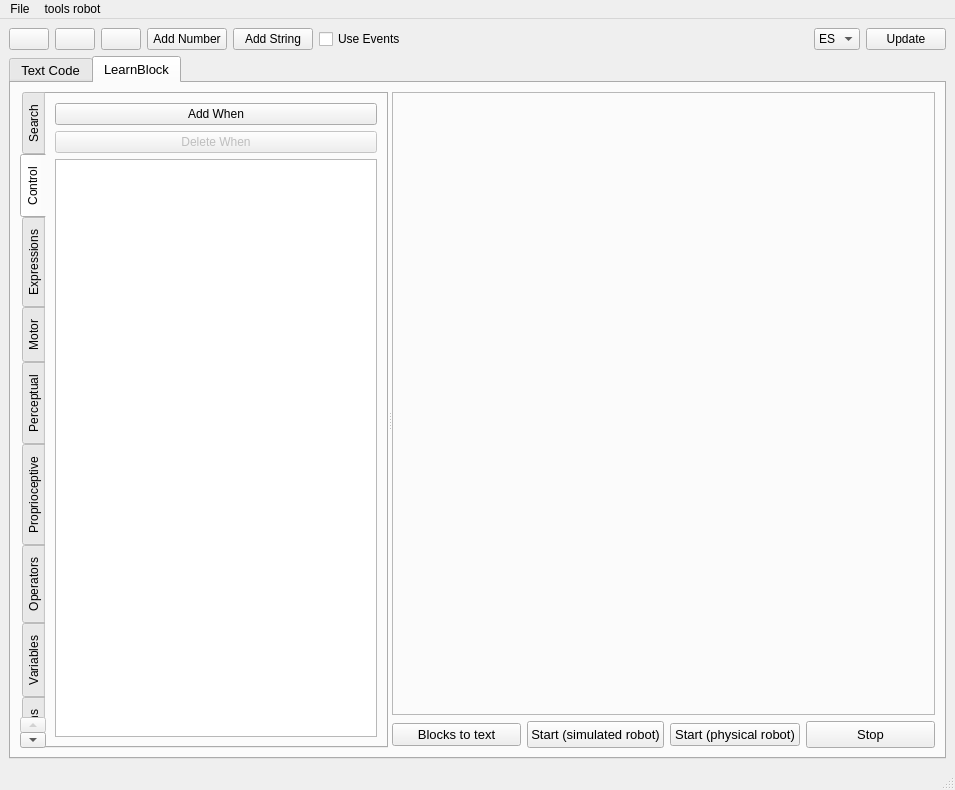
<?xml version="1.0" encoding="UTF-8"?>
<ui version="4.0">
 <class>MainWindow</class>
 <widget class="QMainWindow" name="MainWindow">
  <property name="enabled">
   <bool>true</bool>
  </property>
  <property name="geometry">
   <rect>
    <x>0</x>
    <y>0</y>
    <width>955</width>
    <height>790</height>
   </rect>
  </property>
  <property name="cursor">
   <cursorShape>ArrowCursor</cursorShape>
  </property>
  <property name="windowTitle">
   <string>MainWindow</string>
  </property>
  <widget class="QWidget" name="centralwidget">
   <layout class="QVBoxLayout" name="verticalLayout_4">
    <item>
     <layout class="QHBoxLayout" name="horizontalLayout_2">
      <item>
       <widget class="QPushButton" name="openpushButton">
        <property name="toolTip">
         <string>Open</string>
        </property>
        <property name="text">
         <string/>
        </property>
       </widget>
      </item>
      <item>
       <widget class="QPushButton" name="savepushButton">
        <property name="toolTip">
         <string>Save</string>
        </property>
        <property name="text">
         <string/>
        </property>
       </widget>
      </item>
      <item>
       <widget class="QPushButton" name="zoompushButton">
        <property name="toolTip">
         <string>Zoom</string>
        </property>
        <property name="text">
         <string/>
        </property>
        <property name="checkable">
         <bool>true</bool>
        </property>
       </widget>
      </item>
      <item>
       <widget class="QPushButton" name="addNumberpushButton">
        <property name="toolTip">
         <string>Add Number</string>
        </property>
        <property name="text">
         <string>Add Number</string>
        </property>
       </widget>
      </item>
      <item>
       <widget class="QPushButton" name="addStringpushButton">
        <property name="toolTip">
         <string>Add String</string>
        </property>
        <property name="text">
         <string>Add String</string>
        </property>
       </widget>
      </item>
      <item>
       <widget class="QCheckBox" name="useEventscheckBox">
        <property name="text">
         <string>Use Events</string>
        </property>
       </widget>
      </item>
      <item>
       <spacer name="horizontalSpacer">
        <property name="orientation">
         <enum>Qt::Horizontal</enum>
        </property>
        <property name="sizeHint" stdset="0">
         <size>
          <width>40</width>
          <height>20</height>
         </size>
        </property>
       </spacer>
      </item>
      <item>
       <widget class="QComboBox" name="language">
        <property name="maximumSize">
         <size>
          <width>85</width>
          <height>27</height>
         </size>
        </property>
        <item>
         <property name="text">
          <string>ES</string>
         </property>
        </item>
        <item>
         <property name="text">
          <string>EN</string>
         </property>
        </item>
       </widget>
      </item>
      <item>
       <widget class="QPushButton" name="updatepushButton">
        <property name="text">
         <string>Update</string>
        </property>
       </widget>
      </item>
     </layout>
    </item>
    <item>
     <widget class="QTabWidget" name="Tabwi">
      <property name="enabled">
       <bool>true</bool>
      </property>
      <property name="font">
       <font>
        <pointsize>10</pointsize>
       </font>
      </property>
      <property name="whatsThis">
       <string>&lt;html&gt;&lt;head/&gt;&lt;body&gt;&lt;p&gt;H&lt;/p&gt;&lt;p&gt;&lt;br/&gt;&lt;/p&gt;&lt;/body&gt;&lt;/html&gt;</string>
      </property>
      <property name="tabPosition">
       <enum>QTabWidget::North</enum>
      </property>
      <property name="tabShape">
       <enum>QTabWidget::Rounded</enum>
      </property>
      <property name="currentIndex">
       <number>1</number>
      </property>
      <widget class="QWidget" name="program_text">
       <property name="enabled">
        <bool>true</bool>
       </property>
       <attribute name="title">
        <string>Text Code</string>
       </attribute>
       <layout class="QHBoxLayout" name="horizontalLayout">
        <item>
         <layout class="QVBoxLayout" name="verticalLayout_6">
          <item>
           <widget class="QLabel" name="label_3">
            <property name="text">
             <string>Program</string>
            </property>
           </widget>
          </item>
          <item>
           <widget class="QPlainTextEdit" name="textCode"/>
          </item>
         </layout>
        </item>
        <item>
         <layout class="QVBoxLayout" name="verticalLayout_5">
          <item>
           <widget class="QFrame" name="cameraFrame">
            <property name="minimumSize">
             <size>
              <width>320</width>
              <height>240</height>
             </size>
            </property>
            <property name="maximumSize">
             <size>
              <width>320</width>
              <height>240</height>
             </size>
            </property>
            <property name="frameShape">
             <enum>QFrame::StyledPanel</enum>
            </property>
            <property name="frameShadow">
             <enum>QFrame::Raised</enum>
            </property>
            <layout class="QHBoxLayout" name="horizontalLayout_3">
             <item>
              <widget class="QGraphicsView" name="cameragraphicsView">
               <property name="verticalScrollBarPolicy">
                <enum>Qt::ScrollBarAlwaysOff</enum>
               </property>
               <property name="horizontalScrollBarPolicy">
                <enum>Qt::ScrollBarAlwaysOff</enum>
               </property>
              </widget>
             </item>
            </layout>
           </widget>
          </item>
          <item>
           <widget class="QPushButton" name="connectCameraRobotpushButton">
            <property name="text">
             <string>Connect Camera Robot</string>
            </property>
           </widget>
          </item>
          <item>
           <spacer name="verticalSpacer">
            <property name="orientation">
             <enum>Qt::Vertical</enum>
            </property>
            <property name="sizeHint" stdset="0">
             <size>
              <width>20</width>
              <height>40</height>
             </size>
            </property>
           </spacer>
          </item>
          <item>
           <layout class="QVBoxLayout" name="verticalLayout_17">
            <item>
             <widget class="QPushButton" name="stoptextPushButton">
              <property name="enabled">
               <bool>true</bool>
              </property>
              <property name="text">
               <string>Stop</string>
              </property>
             </widget>
            </item>
            <item>
             <widget class="QPushButton" name="startPRTextPushButton">
              <property name="text">
               <string>Start (physical robot)</string>
              </property>
             </widget>
            </item>
            <item>
             <widget class="QPushButton" name="startSRTextPushButton">
              <property name="enabled">
               <bool>true</bool>
              </property>
              <property name="text">
               <string>Start (simulated robot)</string>
              </property>
             </widget>
            </item>
           </layout>
          </item>
         </layout>
        </item>
       </layout>
      </widget>
      <widget class="QWidget" name="program_visual">
       <attribute name="title">
        <string>LearnBlock</string>
       </attribute>
       <layout class="QGridLayout" name="gridLayout">
        <item row="0" column="0">
         <widget class="QSplitter" name="splitter">
          <property name="maximumSize">
           <size>
            <width>16777215</width>
            <height>16777215</height>
           </size>
          </property>
          <property name="orientation">
           <enum>Qt::Horizontal</enum>
          </property>
          <widget class="QTabWidget" name="functions">
           <property name="enabled">
            <bool>true</bool>
           </property>
           <property name="maximumSize">
            <size>
             <width>500</width>
             <height>16777215</height>
            </size>
           </property>
           <property name="font">
            <font>
             <pointsize>9</pointsize>
             <weight>50</weight>
             <italic>false</italic>
             <bold>false</bold>
             <strikeout>false</strikeout>
             <kerning>true</kerning>
            </font>
           </property>
           <property name="tabPosition">
            <enum>QTabWidget::West</enum>
           </property>
           <property name="currentIndex">
            <number>1</number>
           </property>
           <widget class="QWidget" name="search">
            <attribute name="title">
             <string>Search</string>
            </attribute>
            <layout class="QVBoxLayout" name="verticalLayout_16">
             <item>
              <widget class="QLineEdit" name="SearchlineEdit"/>
             </item>
             <item>
              <widget class="QTableWidget" name="tableSearch">
               <property name="showGrid">
                <bool>false</bool>
               </property>
               <property name="gridStyle">
                <enum>Qt::NoPen</enum>
               </property>
               <attribute name="horizontalHeaderVisible">
                <bool>false</bool>
               </attribute>
               <attribute name="verticalHeaderVisible">
                <bool>false</bool>
               </attribute>
              </widget>
             </item>
            </layout>
           </widget>
           <widget class="QWidget" name="control">
            <attribute name="title">
             <string>Control</string>
            </attribute>
            <layout class="QVBoxLayout" name="verticalLayout_12">
             <item>
              <widget class="QPushButton" name="addWhenpushButton">
               <property name="text">
                <string>Add When</string>
               </property>
              </widget>
             </item>
             <item>
              <widget class="QPushButton" name="deleteWhenpushButton">
               <property name="enabled">
                <bool>false</bool>
               </property>
               <property name="text">
                <string>Delete When</string>
               </property>
              </widget>
             </item>
             <item>
              <widget class="QTableWidget" name="tableControl">
               <property name="showGrid">
                <bool>false</bool>
               </property>
               <property name="gridStyle">
                <enum>Qt::NoPen</enum>
               </property>
              </widget>
             </item>
            </layout>
           </widget>
           <widget class="QWidget" name="express">
            <attribute name="title">
             <string>Expressions</string>
            </attribute>
            <layout class="QVBoxLayout" name="verticalLayout_14">
             <item>
              <widget class="QTableWidget" name="tableExpress">
               <property name="showGrid">
                <bool>false</bool>
               </property>
               <property name="gridStyle">
                <enum>Qt::NoPen</enum>
               </property>
              </widget>
             </item>
            </layout>
           </widget>
           <widget class="QWidget" name="move">
            <attribute name="title">
             <string>Motor</string>
            </attribute>
            <layout class="QVBoxLayout" name="verticalLayout_11">
             <item>
              <widget class="QTableWidget" name="tableMotor">
               <property name="showGrid">
                <bool>false</bool>
               </property>
               <property name="gridStyle">
                <enum>Qt::NoPen</enum>
               </property>
              </widget>
             </item>
            </layout>
           </widget>
           <widget class="QWidget" name="sensors">
            <attribute name="title">
             <string>Perceptual</string>
            </attribute>
            <layout class="QVBoxLayout" name="verticalLayout_10">
             <item>
              <widget class="QTableWidget" name="tablePerceptual">
               <property name="showGrid">
                <bool>false</bool>
               </property>
               <property name="gridStyle">
                <enum>Qt::NoPen</enum>
               </property>
              </widget>
             </item>
            </layout>
           </widget>
           <widget class="QWidget" name="propioperceptive">
            <attribute name="title">
             <string>Proprioceptive</string>
            </attribute>
            <layout class="QVBoxLayout" name="verticalLayout_9">
             <item>
              <widget class="QTableWidget" name="tablePropioperceptive">
               <property name="showGrid">
                <bool>false</bool>
               </property>
               <property name="gridStyle">
                <enum>Qt::NoPen</enum>
               </property>
              </widget>
             </item>
            </layout>
           </widget>
           <widget class="QWidget" name="operators">
            <attribute name="title">
             <string>Operators</string>
            </attribute>
            <layout class="QVBoxLayout" name="verticalLayout_7">
             <item>
              <widget class="QTableWidget" name="tableOperadores">
               <property name="showGrid">
                <bool>false</bool>
               </property>
               <property name="gridStyle">
                <enum>Qt::NoPen</enum>
               </property>
              </widget>
             </item>
            </layout>
           </widget>
           <widget class="QWidget" name="variables">
            <property name="enabled">
             <bool>true</bool>
            </property>
            <attribute name="title">
             <string>Variables</string>
            </attribute>
            <layout class="QVBoxLayout" name="verticalLayout">
             <item>
              <layout class="QVBoxLayout" name="verticalLayout_2">
               <item>
                <widget class="QPushButton" name="addVarPushButton">
                 <property name="enabled">
                  <bool>true</bool>
                 </property>
                 <property name="text">
                  <string>Add Variable</string>
                 </property>
                </widget>
               </item>
               <item>
                <widget class="QPushButton" name="deleteVarPushButton">
                 <property name="enabled">
                  <bool>false</bool>
                 </property>
                 <property name="text">
                  <string>Delete Variable</string>
                 </property>
                </widget>
               </item>
               <item>
                <widget class="QPushButton" name="pushButton_6">
                 <property name="enabled">
                  <bool>false</bool>
                 </property>
                 <property name="text">
                  <string>Add List</string>
                 </property>
                </widget>
               </item>
              </layout>
             </item>
             <item>
              <widget class="QTableWidget" name="tableVariables">
               <property name="showGrid">
                <bool>false</bool>
               </property>
               <property name="gridStyle">
                <enum>Qt::NoPen</enum>
               </property>
              </widget>
             </item>
            </layout>
           </widget>
           <widget class="QWidget" name="user_funtions">
            <attribute name="title">
             <string>User functions</string>
            </attribute>
            <layout class="QVBoxLayout" name="verticalLayout_13">
             <item>
              <layout class="QVBoxLayout" name="verticalLayout_8">
               <item>
                <widget class="QPushButton" name="createFunctionsPushButton">
                 <property name="enabled">
                  <bool>true</bool>
                 </property>
                 <property name="text">
                  <string>Create Functions</string>
                 </property>
                </widget>
               </item>
               <item>
                <widget class="QPushButton" name="deleteFuntionsPushButton">
                 <property name="enabled">
                  <bool>false</bool>
                 </property>
                 <property name="text">
                  <string>Delete Functions</string>
                 </property>
                </widget>
               </item>
              </layout>
             </item>
             <item>
              <widget class="QTableWidget" name="tableUserfunctions">
               <property name="showGrid">
                <bool>false</bool>
               </property>
               <property name="gridStyle">
                <enum>Qt::NoPen</enum>
               </property>
              </widget>
             </item>
            </layout>
           </widget>
           <widget class="QWidget" name="others">
            <attribute name="title">
             <string>Others</string>
            </attribute>
            <layout class="QVBoxLayout" name="verticalLayout_15">
             <item>
              <widget class="QTableWidget" name="tableOthers">
               <property name="showGrid">
                <bool>false</bool>
               </property>
               <property name="gridStyle">
                <enum>Qt::NoPen</enum>
               </property>
              </widget>
             </item>
            </layout>
           </widget>
          </widget>
          <widget class="QWidget" name="layoutWidget">
           <layout class="QVBoxLayout" name="verticalLayout_3">
            <item>
             <widget class="QFrame" name="frame">
              <property name="frameShape">
               <enum>QFrame::StyledPanel</enum>
              </property>
              <property name="frameShadow">
               <enum>QFrame::Raised</enum>
              </property>
             </widget>
            </item>
            <item>
             <layout class="QHBoxLayout" name="horizontalLayout_4">
              <item>
               <widget class="QPushButton" name="block2textpushButton">
                <property name="text">
                 <string>Blocks to text</string>
                </property>
               </widget>
              </item>
              <item>
               <widget class="QPushButton" name="startPushButton">
                <property name="maximumSize">
                 <size>
                  <width>16777215</width>
                  <height>27</height>
                 </size>
                </property>
                <property name="text">
                 <string>Start (simulated robot)</string>
                </property>
               </widget>
              </item>
              <item>
               <widget class="QPushButton" name="startPRPushButton">
                <property name="text">
                 <string>Start (physical robot)</string>
                </property>
               </widget>
              </item>
              <item>
               <widget class="QPushButton" name="stopPushButton">
                <property name="maximumSize">
                 <size>
                  <width>16777215</width>
                  <height>27</height>
                 </size>
                </property>
                <property name="text">
                 <string>Stop</string>
                </property>
               </widget>
              </item>
             </layout>
            </item>
           </layout>
          </widget>
         </widget>
        </item>
       </layout>
      </widget>
     </widget>
    </item>
   </layout>
  </widget>
  <widget class="QMenuBar" name="menubar">
   <property name="geometry">
    <rect>
     <x>0</x>
     <y>0</y>
     <width>955</width>
     <height>27</height>
    </rect>
   </property>
   <widget class="QMenu" name="menuFile">
    <property name="title">
     <string>File</string>
    </property>
    <addaction name="actionNew_project"/>
    <addaction name="separator"/>
    <addaction name="actionCreate_New_block"/>
    <addaction name="actionOpen_Proyect"/>
    <addaction name="actionSave"/>
    <addaction name="actionSave_As"/>
    <addaction name="separator"/>
    <addaction name="actionLoad_Library"/>
    <addaction name="separator"/>
    <addaction name="actionExit"/>
   </widget>
   <widget class="QMenu" name="menuTools_robot">
    <property name="title">
     <string>tools robot</string>
    </property>
    <addaction name="actionStart_Simulator"/>
    <addaction name="separator"/>
    <addaction name="actionStart_components"/>
    <addaction name="separator"/>
    <addaction name="actionReboot"/>
    <addaction name="actionShutdown"/>
   </widget>
   <addaction name="menuFile"/>
   <addaction name="menuTools_robot"/>
  </widget>
  <widget class="QStatusBar" name="statusbar"/>
  <action name="actionExit">
   <property name="text">
    <string>Exit</string>
   </property>
  </action>
  <action name="actionCreate_New_block">
   <property name="text">
    <string>Create New block</string>
   </property>
  </action>
  <action name="actionSave">
   <property name="text">
    <string>Save Proyect</string>
   </property>
   <property name="shortcut">
    <string>Ctrl+S</string>
   </property>
  </action>
  <action name="actionOpen_Proyect">
   <property name="text">
    <string>Open Proyect</string>
   </property>
   <property name="shortcut">
    <string>Ctrl+O</string>
   </property>
  </action>
  <action name="actionSave_As">
   <property name="text">
    <string>Save As</string>
   </property>
   <property name="shortcut">
    <string>Ctrl+Shift+S</string>
   </property>
  </action>
  <action name="actionStart_components">
   <property name="text">
    <string>Start components</string>
   </property>
   <property name="shortcut">
    <string>Ctrl+1</string>
   </property>
  </action>
  <action name="actionReboot">
   <property name="text">
    <string>Reboot</string>
   </property>
   <property name="shortcut">
    <string>Ctrl+2</string>
   </property>
  </action>
  <action name="actionShutdown">
   <property name="text">
    <string>Shutdown</string>
   </property>
   <property name="shortcut">
    <string>Ctrl+3</string>
   </property>
  </action>
  <action name="actionStart_Simulator">
   <property name="text">
    <string>Start Simulator</string>
   </property>
   <property name="shortcut">
    <string>Ctrl+4</string>
   </property>
  </action>
  <action name="actionNew_project">
   <property name="text">
    <string>New project</string>
   </property>
   <property name="shortcut">
    <string>Ctrl+N</string>
   </property>
  </action>
  <action name="actionLoad_Library">
   <property name="text">
    <string>Load Library</string>
   </property>
   <property name="shortcut">
    <string>Ctrl+L</string>
   </property>
  </action>
 </widget>
 <resources/>
 <connections/>
</ui>
